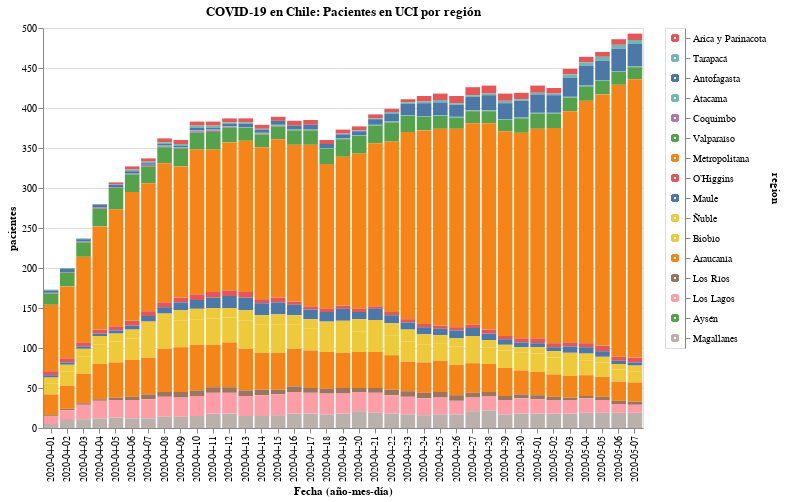

Notebook cell for this chart:
### Code cell
#hide_input
input_dropdown = alt.binding_select(options=data['region'].unique())
selection1 = alt.selection_single(fields=['region'], bind=input_dropdown, name=' ')
selection2 = alt.selection_multi(fields=['region'], on='mouseover')

color = alt.condition(selection1 | selection2,
                    alt.Color('region:N', legend=None),
                    alt.value('lightgray'))

bars = alt.Chart(data).mark_bar().encode(
    x=alt.X('date:O', axis=alt.Axis(title='Fecha (año-mes-día)')),
    y=alt.Y('pacientes'),
    color=color,
    tooltip=['date', 'region', 'pacientes'],
    order=alt.Order(
    # Sort the segments of the bars by this field
    'codigo region',
    sort='descending'
    )
    ).properties(
    title=f'COVID-19 en Chile: Pacientes en UCI por región'
).add_selection(
    selection1, selection2
).transform_filter(
    selection1
)

legend = alt.Chart(new_data).mark_point().encode(
    y=alt.Y('region:N', axis=alt.Axis(orient='right'), sort=regiones),
    color=color
).add_selection(
    selection1, selection2
)

bars.properties(width=600, height=400) | legend

### Figure 1 — Vega-Lite specification as saved in the notebook (floating-point values rounded to 4 significant figures; data arrays with more than 128 entries replaced by an {"elided": "..."} marker saying what was removed)
{"config": {"view": {"continuousWidth": 400, "continuousHeight": 300}}, "hconcat": [{"data": {"name": "data-dc5947ff4e9c598ef8f9038e7d0e9045"}, "mark": "bar", "encoding": {"color": {"condition": {"type": "nominal", "field": "region", "legend": null, "selection": {"or": [" ", "selector003"]}}, "value": "lightgray"}, "order": {"type": "quantitative", "field": "codigo region", "sort": "descending"}, "tooltip": [{"type": "nominal", "field": "date"}, {"type": "nominal", "field": "region"}, {"type": "quantitative", "field": "pacientes"}], "x": {"type": "ordinal", "axis": {"title": "Fecha (año-mes-día)"}, "field": "date"}, "y": {"type": "quantitative", "field": "pacientes"}}, "height": 400, "selection": {" ": {"type": "single", "fields": ["region"], "bind": {"input": "select", "options": ["Arica y Parinacota", "Tarapacá", "Antofagasta", "Atacama", "Coquimbo", "Valparaíso", "Metropolitana", "O’Higgins", "Maule", "Ñuble", "Biobío", "Araucanía", "Los Ríos", "Los Lagos", "Aysén", "Magallanes"]}}, "selector003": {"type": "multi", "fields": ["region"], "on": "mouseover"}}, "title": "COVID-19 en Chile: Pacientes en UCI por región", "transform": [{"filter": {"selection": " "}}], "width": 600}, {"data": {"name": "data-5dbffa7589eac455ca2ae43ce23556b0"}, "mark": "point", "encoding": {"color": {"condition": {"type": "nominal", "field": "region", "legend": null, "selection": {"or": [" ", "selector003"]}}, "value": "lightgray"}, "y": {"type": "nominal", "axis": {"orient": "right"}, "field": "region", "sort": ["Arica y Parinacota", "Tarapacá", "Antofagasta", "Atacama", "Coquimbo", "Valparaíso", "Metropolitana", "O’Higgins", "Maule", "Ñuble", "Biobío", "Araucanía", "Los Ríos", "Los Lagos", "Aysén", "Magallanes"]}}, "selection": {" ": {"type": "single", "fields": ["region"], "bind": {"input": "select", "options": ["Arica y Parinacota", "Tarapacá", "Antofagasta", "Atacama", "Coquimbo", "Valparaíso", "Metropolitana", "O’Higgins", "Maule", "Ñuble", "Biobío", "Araucanía", "Los Ríos", "Los Lagos", "Aysén", "Magallanes"]}}, "selector003": {"type": "multi", "fields": ["region"], "on": "mouseover"}}}], "$schema": "https://vega.github.io/schema/vega-lite/v4.8.1.json", "datasets": {"data-dc5947ff4e9c598ef8f9038e7d0e9045": {"elided": "592 records"}, "data-5dbffa7589eac455ca2ae43ce23556b0": {"elided": "720 records"}}}
